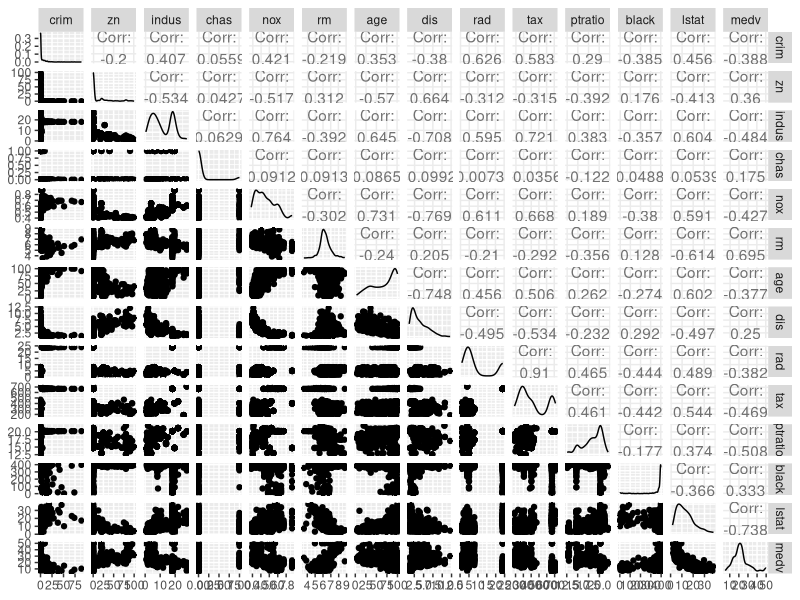
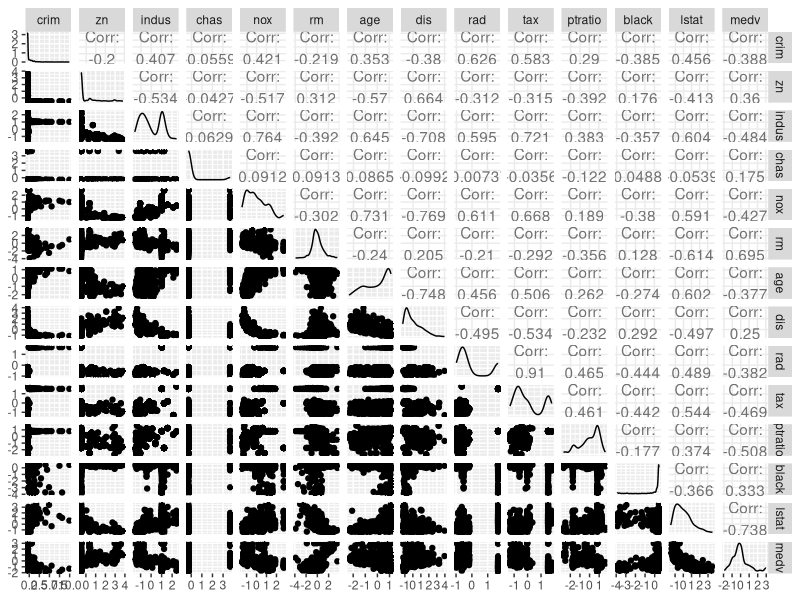
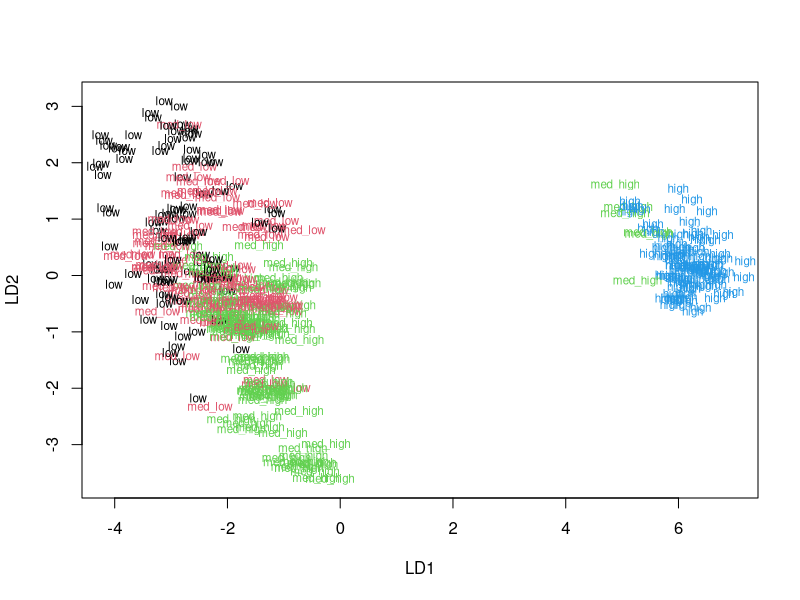
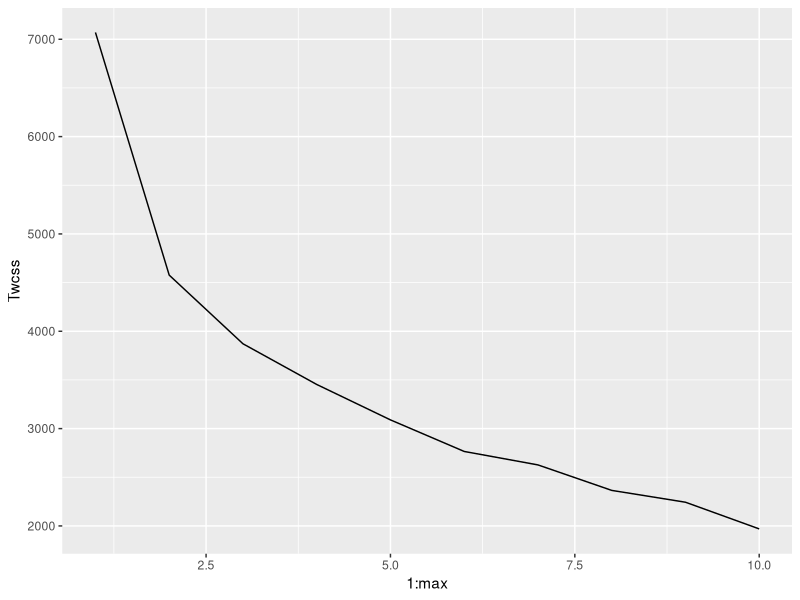
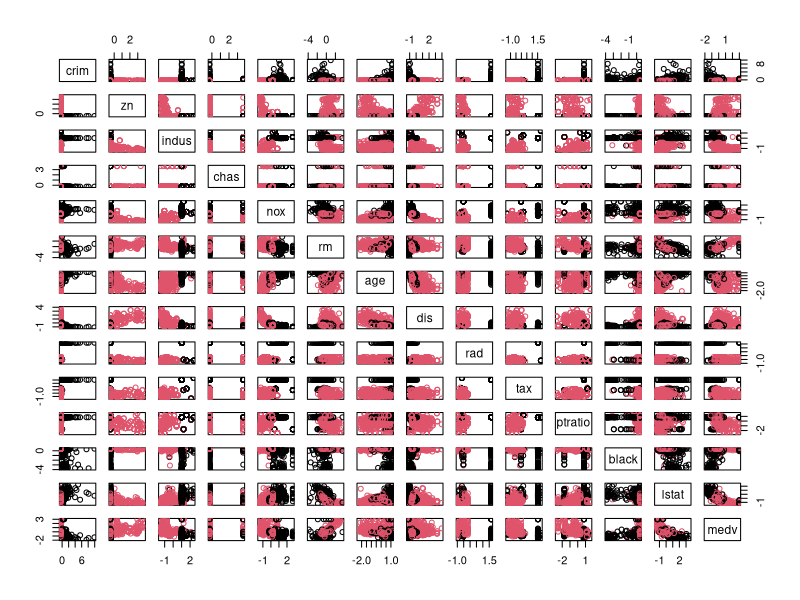

Recreate these plots in R, in order.
## ---- chunk 1
library(MASS)
data("Boston")
## ---- chunk 2
library(dplyr)
glimpse(Boston)
## ---- chunk 3
library(ggplot2);library(GGally)
summary(Boston)
ggpairs(Boston, upper = list(continuous = "cor_v1_5"))
## ---- chunk 4
Boston_scaled <- scale(Boston)

# New summaries of the data after converting to data frame
Boston_scaled <- as.data.frame(Boston_scaled)
summary(Boston_scaled)
ggpairs(Boston_scaled, upper = list(continuous = "cor_v1_5"))
## ---- chunk 5
# Creating a quantile vector
quantiles <- quantile(Boston_scaled$crim)

# Creating the categorical variable
crime <- cut(Boston_scaled$crim, breaks = quantiles, include.lowest = TRUE, label = c("low", "med_low", "med_high", "high"))
table(crime)
## ---- chunk 6
# Remove crim from the dataset
Boston_scaled <- dplyr::select(Boston_scaled, -crim)

# Add crime
Boston_scaled <- data.frame(Boston_scaled, crime)
## ---- chunk 7
# Randomly choose 80% of the scaled Boston rows
ind <- sample(nrow(Boston_scaled),  size = nrow(Boston_scaled) * 0.8)

# Create a training set
train <- Boston_scaled[ind,]

# Create a test set
test <- Boston_scaled[-ind,]
## ---- chunk 8
lda_model <- lda(crime ~ ., data = train)
lda_model
plot(lda_model, dimen = 2, col = as.numeric(train$crime), pch = as.numeric(train$crime))
## ---- chunk 9
# Save the correct classes from test data
correct_classes <- test$crime

# Remove the crime variable from test data
test <- dplyr::select(test, -crime)

# Predict with LDA
lda_predict <- predict(lda_model, newdata = test)
table(correct = correct_classes, predicted = lda_predict$class)
## ---- chunk 10
data("Boston")
Boston_rescaled <- scale(Boston)

# Euclidian distances
euc_Boston <- dist(Boston_rescaled)
#Manhattan distances
man_Boston <- dist(Boston_rescaled, method = "manhattan")

summary(euc_Boston)
summary(man_Boston)
## ---- chunk 11
# Define a maximum and calculate the total within sum of squares
max <- 10
Twcss <- sapply(1:max, function(k){kmeans(Boston_rescaled, k)$tot.withinss})

# Visualise
qplot(x = 1:max, y = Twcss, geom = 'line')
## ---- chunk 12
# K-means clustering
km <- kmeans(Boston_rescaled, centers = 2)

# Plot the Boston dataset with clusters
pairs(Boston_rescaled, col = km$cluster)
